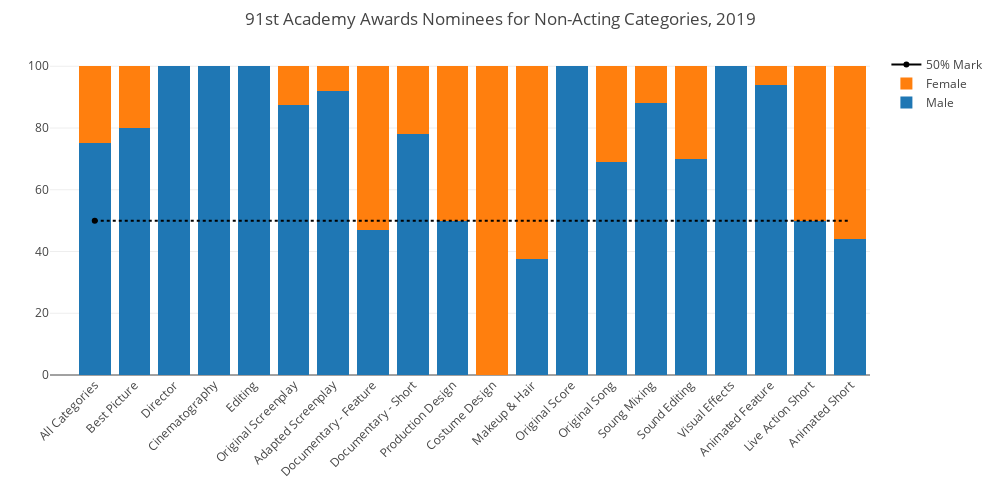

Here is the notebook cell this chart was saved with:
### Markdown cell above
#### The following statistics on the 91st Academy Awards were published by the Women's Media Center.

### Code cell
categories = ["All Categories", "Best Picture", "Director", "Cinematography", "Editing",
             "Original Screenplay", "Adapted Screenplay", "Documentary - Feature", "Documentary - Short", "Production Design",
             "Costume Design", "Makeup & Hair", "Original Score", "Original Song", "Soung Mixing", "Sound Editing",
             "Visual Effects", "Animated Feature", "Live Action Short", "Animated Short"]

y_male = [75,80,100,100,100,87.5,92,47,78,50,0,37.5,100,69,88,70,100,94,50,44]
y_female = [25,20,0,0,0,12.5,8,53,22,50,100,62.5,0,31,12,30,0,6,50,56]

trace1 = go.Bar(x=categories, y=y_male, name="Male")
trace2 = go.Bar(x=categories, y=y_female, name="Female")

trace3 = go.Scatter(x=categories, 
                    y=[50], 
                    name="50% Mark",
                    text="50%",
                    line=dict(
                    color="rgb(0,0,0)")
                    )

data = [trace1, trace2, trace3]

layout = go.Layout(
    title="91st Academy Awards Nominees for Non-Acting Categories, 2019",
    barmode= "stack",
    xaxis = dict(
        tickangle=-45
    ),
    shapes=[
        {
        "type": "line",
        "y0":50,
        "x0":"All Categories",
        "y1":50,
        "x1":"Animated Short",
            "line": {
                "dash":"dot",
                "color":"black"
            }
        }
    ],
    autosize=False,
    width=1000,
    height=500,
    margin = go.layout.Margin(
        l=50,
        r=50,
        t=50,
        b=125
    )
)

fig = go.Figure(data=data, layout=layout)
iplot(fig)

### Figure 1 — Plotly figure (JSON) as saved in the notebook; plotly's stock layout.template omitted (floating-point values rounded to 4 significant figures)
{"data": [{"name": "Male", "type": "bar", "uid": "35c9e1b1-7b92-42f2-8f2b-b6d2407da0eb", "x": ["All Categories", "Best Picture", "Director", "Cinematography", "Editing", "Original Screenplay", "Adapted Screenplay", "Documentary - Feature", "Documentary - Short", "Production Design", "Costume Design", "Makeup & Hair", "Original Score", "Original Song", "Soung Mixing", "Sound Editing", "Visual Effects", "Animated Feature", "Live Action Short", "Animated Short"], "y": [75, 80, 100, 100, 100, 87.5, 92, 47, 78, 50, 0, 37.5, 100, 69, 88, 70, 100, 94, 50, 44]}, {"name": "Female", "type": "bar", "uid": "a275a167-4af7-4675-9a27-b76fbc3b37f6", "x": ["All Categories", "Best Picture", "Director", "Cinematography", "Editing", "Original Screenplay", "Adapted Screenplay", "Documentary - Feature", "Documentary - Short", "Production Design", "Costume Design", "Makeup & Hair", "Original Score", "Original Song", "Soung Mixing", "Sound Editing", "Visual Effects", "Animated Feature", "Live Action Short", "Animated Short"], "y": [25, 20, 0, 0, 0, 12.5, 8, 53, 22, 50, 100, 62.5, 0, 31, 12, 30, 0, 6, 50, 56]}, {"line": {"color": "rgb(0, 0, 0)"}, "name": "50% Mark", "text": "50%", "type": "scatter", "uid": "faf58fe2-6f44-48ed-a1f1-a5e843789903", "x": ["All Categories", "Best Picture", "Director", "Cinematography", "Editing", "Original Screenplay", "Adapted Screenplay", "Documentary - Feature", "Documentary - Short", "Production Design", "Costume Design", "Makeup & Hair", "Original Score", "Original Song", "Soung Mixing", "Sound Editing", "Visual Effects", "Animated Feature", "Live Action Short", "Animated Short"], "y": [50]}], "layout": {"autosize": false, "barmode": "stack", "height": 500, "margin": {"b": 125, "l": 50, "r": 50, "t": 50}, "shapes": [{"line": {"color": "black", "dash": "dot"}, "type": "line", "x0": "All Categories", "x1": "Animated Short", "y0": 50, "y1": 50}], "title": {"text": "91st Academy Awards Nominees for Non-Acting Categories, 2019"}, "width": 1000, "xaxis": {"autorange": true, "range": [-1.126, 19.5], "tickangle": -45, "type": "category"}, "yaxis": {"autorange": true, "range": [0, 105.3], "type": "linear"}}}
